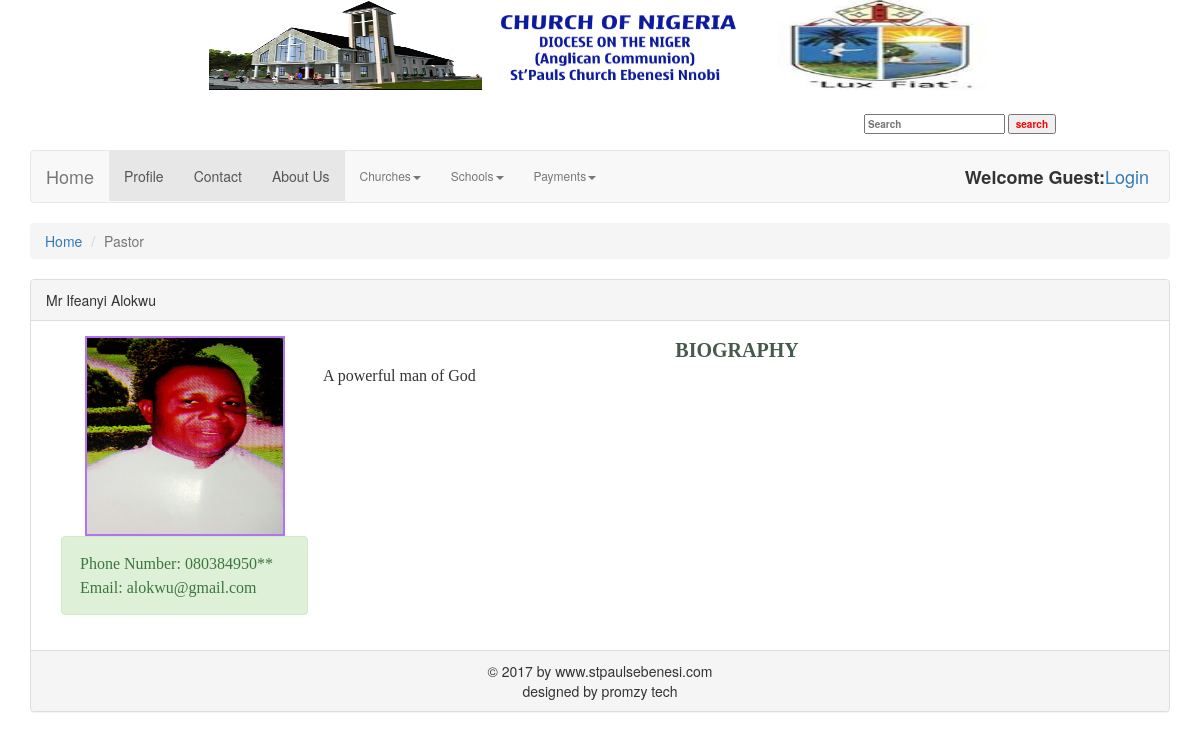
Screenshot of /cworkers/detail.php?view_pastor=9 with the database file from the repository.
### tables this page shows
CREATE TABLE `current_workers` (
  `worker_id` int(100) NOT NULL,
  `worker_cat` varchar(30) NOT NULL,
  `worker_email` varchar(50) NOT NULL,
  `worker_firstname` varchar(30) NOT NULL,
  `worker_lastname` varchar(30) NOT NULL,
  `worker_image` text NOT NULL,
  `worker_phoneno` varchar(11) NOT NULL,
  `worker_bio` text NOT NULL
);

### cworkers/view_pastor.php (the view, shortened to what this page needs)
  <ul class="breadcrumb">
            <li><a href="../index.php">Home</a></li>
            <li class="active">Pastor</li>
        </ul>
        <div class="panel panel-default">
            <div class="panel-heading">
 <?php if
              (isset($_GET['view_pastor'])) {
              $chatchist_id = $_GET['view_pastor'];
              $get_chatchist = "select * from current_workers where worker_id='$chatchist_id'";
              $run_chatchist = mysqli_query($con, $get_chatchist);
              $row_chatchist = mysqli_fetch_array($run_chatchist);
              $chatchist_firstName = $row_chatchist['worker_firstname'];
              $chatchist_lastName = $row_chatchist['worker_lastname'];
              $chatchist_image = $row_chatchist['worker_image'];
              $chatchist_email = $row_chatchist['worker_email'];
              $chatchist_phoneno = $row_chatchist['worker_phoneno'];
              $chatchist_biography = $row_chatchist['worker_bio'];
              echo $chatchist_firstName;
              echo $chatchist_lastName;
              }
?>
</div>
  <div class="panel-body">
    <div class="box">
        <div class="col-lg-3 col-md-4 col-sm-6 col-xs-12 "><div class="grey-box">
          <p style='text-align:center;'><img src='images/<?php echo $chatchist_image ?>'  width='200' height='200'/>
          <div class="alert alert-success" role="alert">
          <h1>Phone Number: <?php  echo $chatchist_phoneno; ?></h1>
          <h1>Email: <?php  echo $chatchist_email; ?></h1>
          </div>
           </div>
        </div>
    </div>
 <div class="editBox">
                <div class="form-box">
              <h1 style="text-align: center; color: #46594c;font-size: 20px; font-weight: bolder;"> BIOGRAPHY</h1>
             <h1 style="text-align: left;"><?php  echo $chatchist_biography; ?></h1>
              </div>
              </div>
  </div>

### cworkers/styles/style.css (style rules this page uses)
html, body, div, span, applet, object, iframe, h1, h2, h3, h4, h5, h6, p, blockquote, pre, a, abbr, acronym, address, big, cite, code, del, dfn, em, img, ins, kbd, q, s, samp, small, strike, strong, sub, sup, tt, var, b, u, i, center,dl, dt, dd, ol, ul, li, fieldset, form, label, legend, table, caption, tbody, tfoot, thead, tr, th, td, article, aside, canvas, details, embed, figure, figcaption, footer, header, hgroup, menu, nav, output, ruby, section, summary, time, mark, audio, video { margin:0; padding:0; border: 0; vertical-align: baseline; }
body { text-align: left; }
h1 { text-decoration:none; padding:3px; margin:0; font-family:COMIC SAN MS; font-size:16px; }
.grey-box { height: auto; margin-bottom: px; font-size: 1em; text-align: center; padding:0px; }
.grey-box img { border:2px solid #b273f2; }

### styles/style.css (style rules this page uses)
html, body, div, span, applet, object, iframe, h1, h2, h3, h4, h5, h6, p, blockquote, pre, a, abbr, acronym, address, big, cite, code, del, dfn, em, img, ins, kbd, q, s, samp, small, strike, strong, sub, sup, tt, var, b, u, i, center,dl, dt, dd, ol, ul, li, fieldset, form, label, legend, table, caption, tbody, tfoot, thead, tr, th, td, article, aside, canvas, details, embed, figure, figcaption, footer, header, hgroup, menu, nav, output, ruby, section, summary, time, mark, audio, video { margin:0; padding:0; border: 0; vertical-align: baseline; }
body { text-align: left; }
h1 { text-decoration:none; padding:3px; margin:0; font-family:COMIC SAN MS; font-size:16px; }
.grey-box { height: auto; margin-bottom: px; font-size: 1em; text-align: left; padding:0px; }
.grey-box img { border:2px solid #b273f2; }

### rows the page displays
current_workers: worker_firstname "Mr Ifeanyi", worker_lastname "Alokwu", worker_image (picture), worker_phoneno "080384950**", worker_email "alokwu@gmail.com", worker_bio "A powerful man of God"
